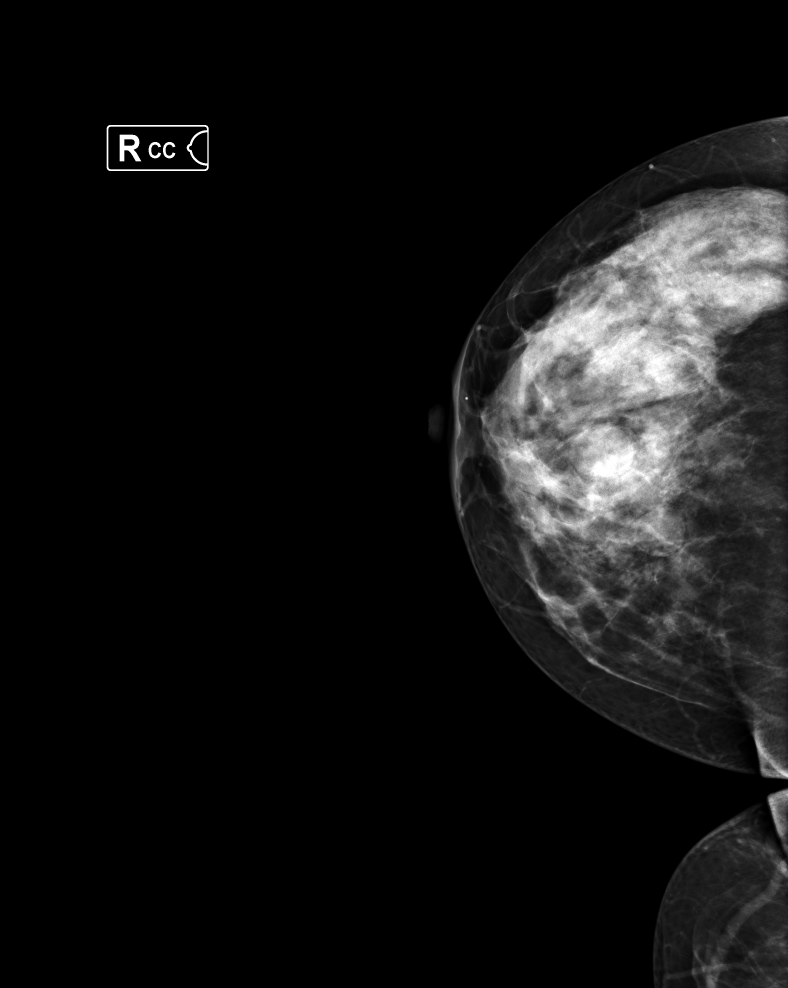
#> input picture Images/RCC.png, 2364 x 2964 px (shown at 1/3 size)
$ jupyter execute Tools.ipynb
#> lines starting #> are read from the running program, lines starting #| are printed output that depends on the picture; after the words box and inside, x2 and y2 are one past the last pixel; in counts of white or black regions, pixels touching at a corner belong together
#> further down, img is the input picture: shape (2964, 2364); min 0, max 255, mean 20.1
DELABEL / Remove white parts like MLO or CC signs
(beyaz kısımları kaldırır)

[cell 1]
import time
import cv2
import numpy as np

def delabel(pixels):
    bin_pixels = cv2.threshold(pixels, 10, 255, cv2.THRESH_BINARY)[1]
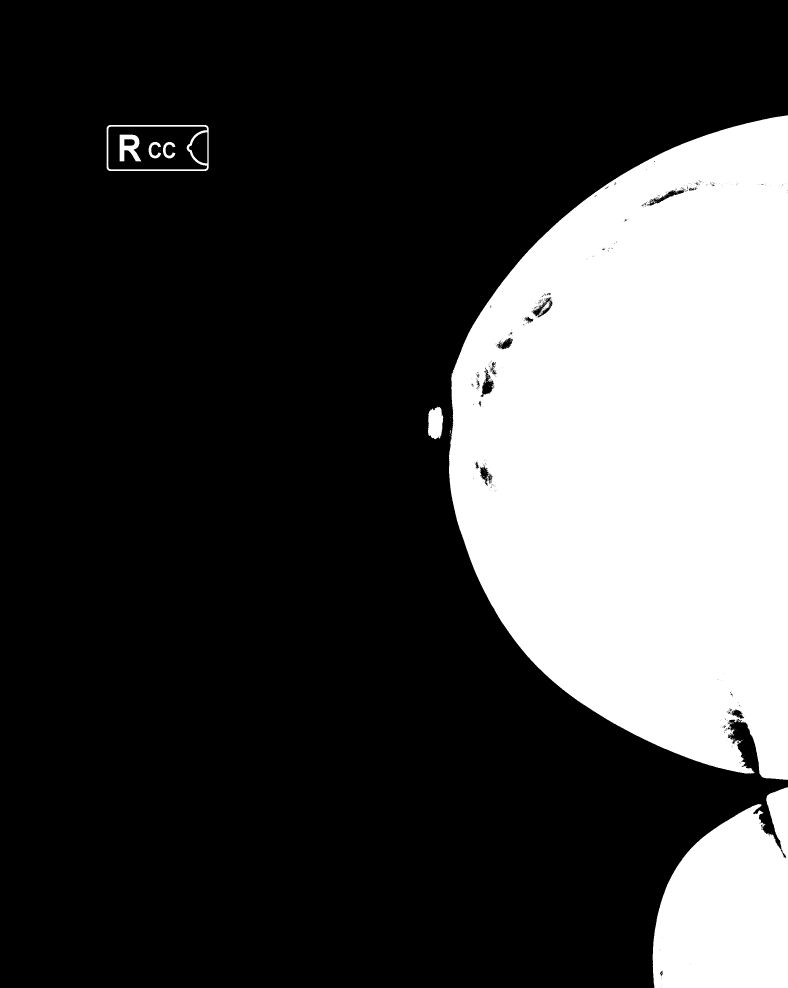
#> bin_pixels: shape (2964, 2364) (shown at 1/3 size); 24.6% white; 189 white regions (182 under 20 px)
    contours, _ = cv2.findContours(bin_pixels, cv2.RETR_EXTERNAL, cv2.CHAIN_APPROX_NONE)
#> contours = 53 contours, 49 with area under 20; largest, box (x1, y1, x2, y2) and area: (1347, 346, 2364, 2340) 1531083, (1958, 2362, 2364, 2964) 183408, (320, 375, 626, 513) 41689, (1284, 1220, 1330, 1318) 3404
    contour = max(contours, key=cv2.contourArea)
#> contour = contour of 5454 points, box (x1, y1, x2, y2) (1347, 346, 2364, 2340), area 1531083
    mask = np.zeros(pixels.shape, np.uint8)
    cv2.drawContours(mask, [contour], -1, 255, cv2.FILLED)
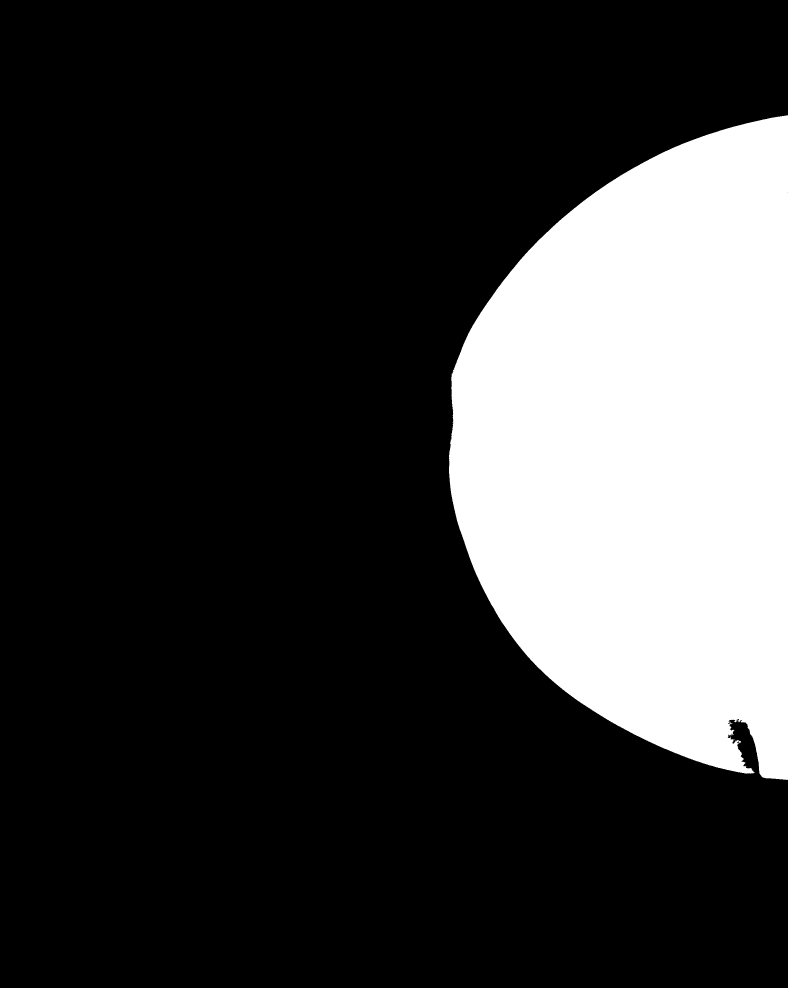
#> mask: shape (2964, 2364) (shown at 1/3 size); 21.9% white; 1 white region, box (x1, y1, x2, y2) and area: (1347, 346, 2364, 2340) 1533811
    out = cv2.bitwise_and(pixels,mask)
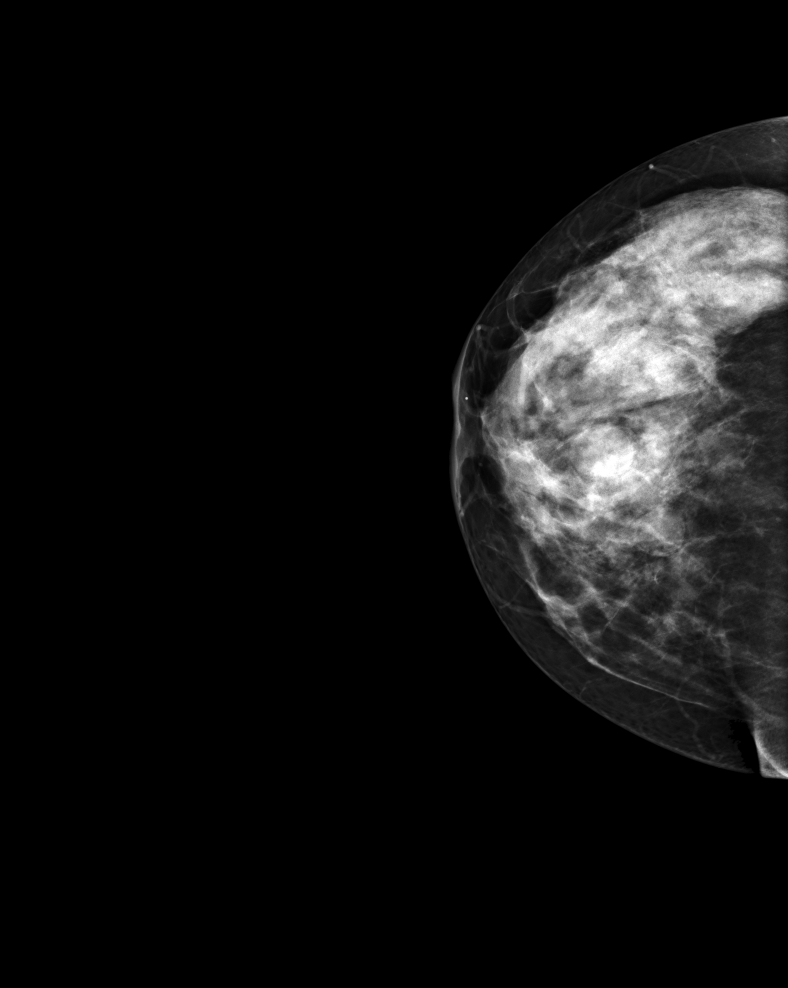
#> out: shape (2964, 2364) (shown at 1/3 size); min 0, max 255, mean 18.7

    return out

img = cv2.imread('Images/RCC.png',0)
cv2.imwrite('delabel.png',delabel(img))
#> Out = True

RESIZE THE IMAGE

[cell 2]
# [4 lines left out: function resize, not called in this run]

CLAHE

[cell 3]
import cv2
import numpy as np

#tile_grid_size=(8,8)):
def clahe(img, clip_limit=2.0, tile_grid_size=(8,8)):
    clahe = cv2.createCLAHE(clipLimit=clip_limit, tileGridSize=tile_grid_size)
    img_clahe = clahe.apply(img)
    return img_clahe

img = cv2.imread('Delabel.png',0)

cv2.imwrite('clahe.png',clahe(img))
#> Out = True

$ run again, with Images/Crop.png copied over Images/RCC.png
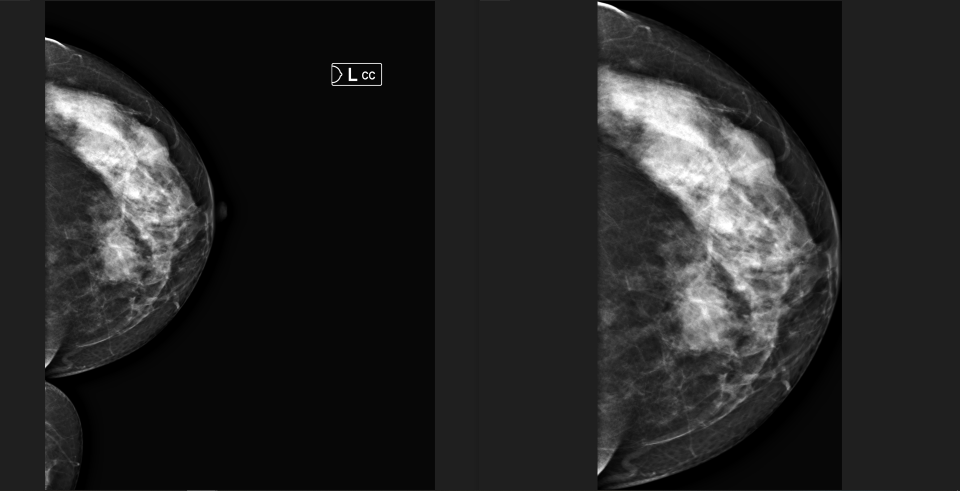
#> input picture Images/Crop.png, 1920 x 982 px (shown at 1/2 size)
#> in delabel, `bin_pixels = cv2.threshold(pixels, 10, 255, cv2.THRESH_BINARY)[1]`:
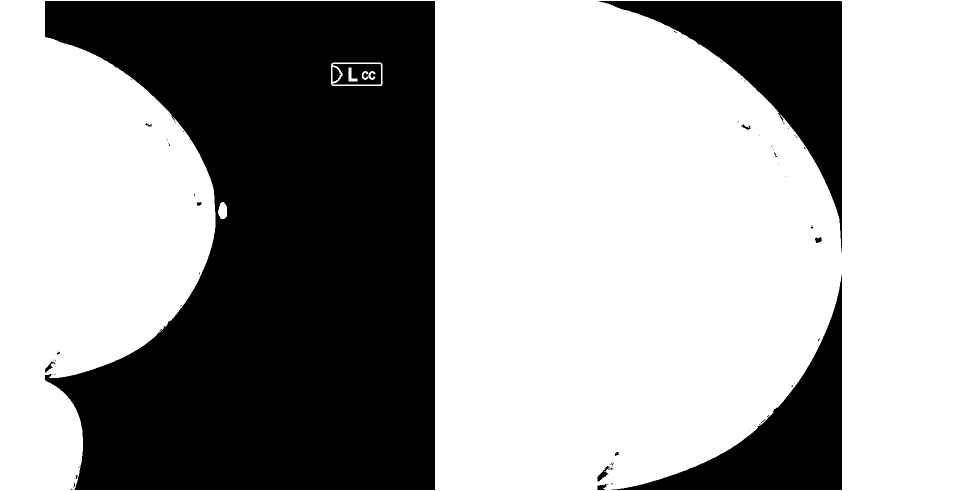
#> bin_pixels: shape (982, 1920) (shown at 1/2 size); 62.9% white; 74 black regions (58 under 20 px)
#> contours = 1 contour; box (x1, y1, x2, y2) and area: (0, 0, 1920, 982) 1882539
#> contour = contour of 5800 points, box (x1, y1, x2, y2) (0, 0, 1920, 982), area 1882539
#> mask: shape (982, 1920); every value is 255
#> `cv2.imwrite('delabel.png',delabel(img))`: Out = True

$ run again, with Images/LCC.png copied over Images/RCC.png
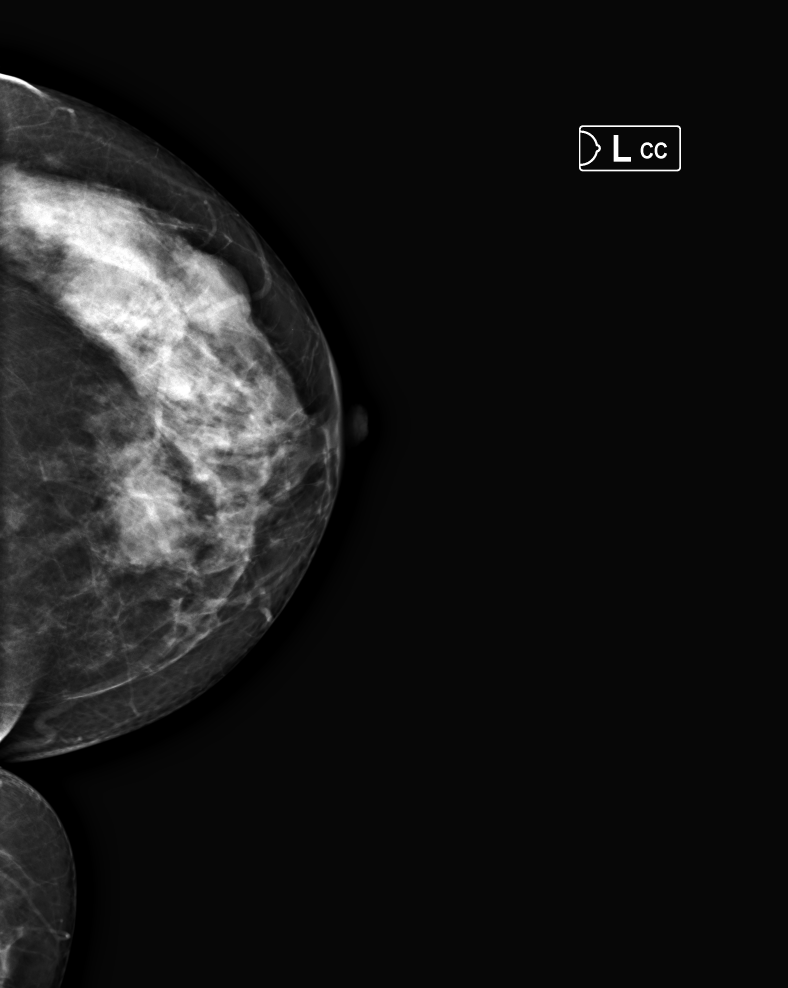
#> input picture Images/LCC.png, 2364 x 2964 px (shown at 1/3 size)
#> img is the input picture: shape (2964, 2364); min 0, max 255, mean 24.9
#> in delabel, `bin_pixels = cv2.threshold(pixels, 10, 255, cv2.THRESH_BINARY)[1]`:
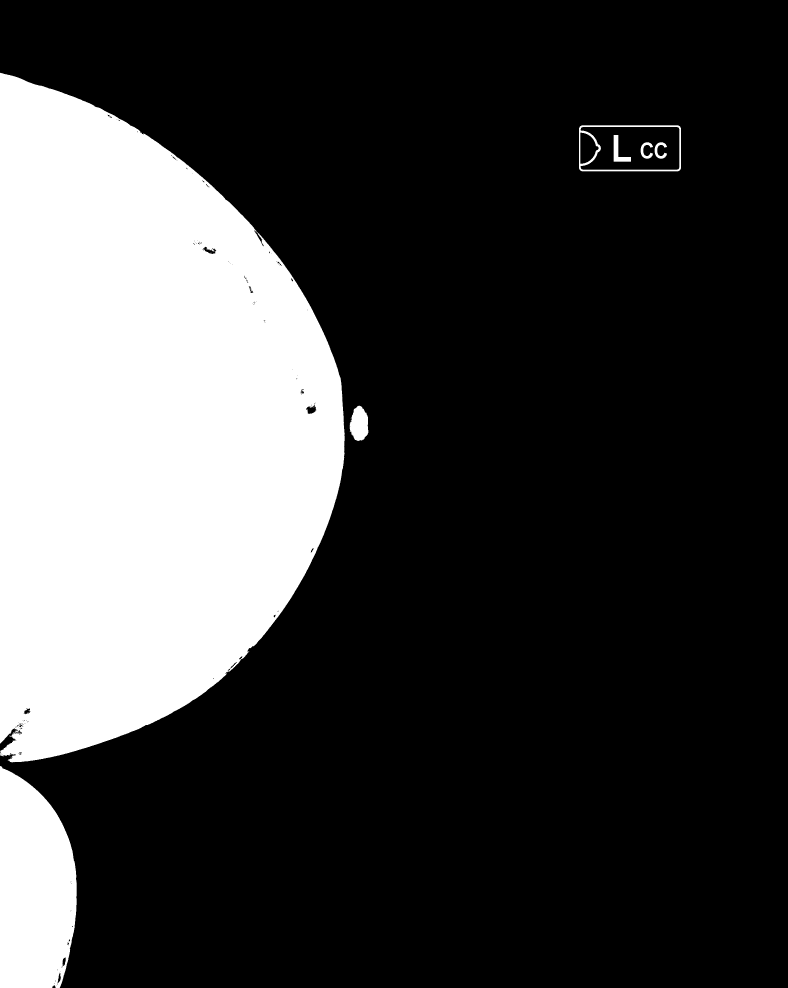
#> bin_pixels: shape (2964, 2364) (shown at 1/3 size); 24.5% white; 31 white regions (24 under 20 px)
#> contours = 14 contours, 10 with area under 20; largest, box (x1, y1, x2, y2) and area: (0, 218, 1034, 2287) 1578999, (0, 2298, 230, 2964) 124764, (1737, 376, 2043, 514) 41689, (1049, 1217, 1105, 1323) 4298
#> contour = contour of 5156 points, box (x1, y1, x2, y2) (0, 218, 1034, 2287), area 1578999
#> in delabel, `cv2.drawContours(mask, [contour], -1, 255, cv2.FILLED)`:
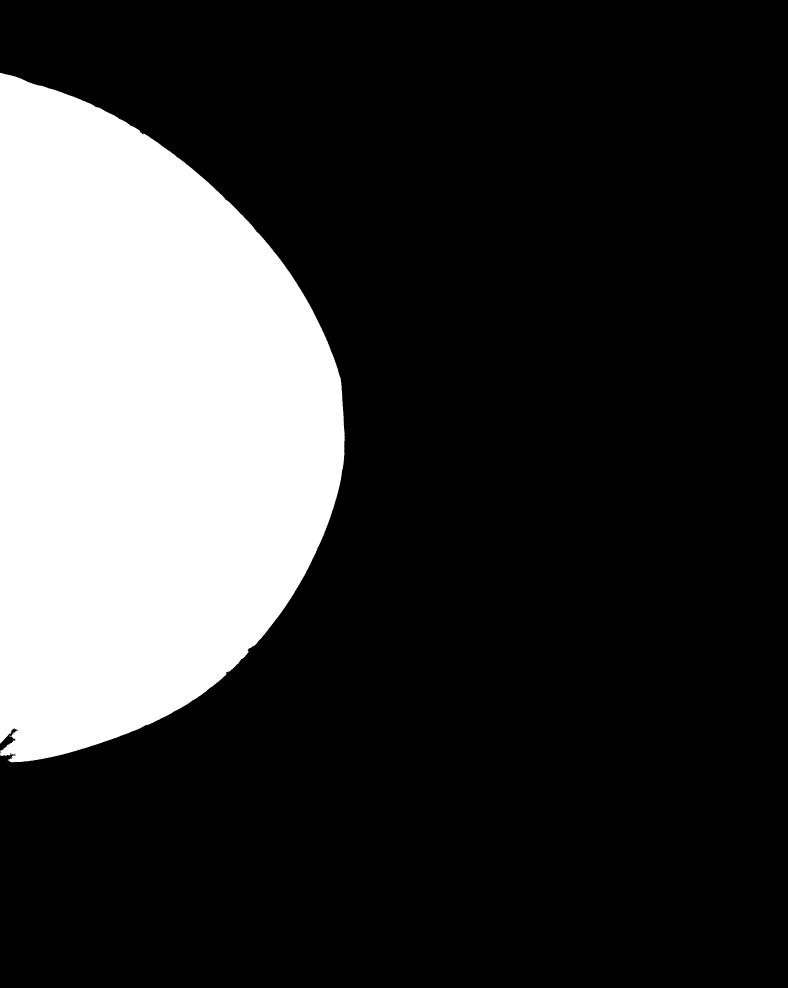
#> mask: shape (2964, 2364) (shown at 1/3 size); 22.6% white; 1 white region, box (x1, y1, x2, y2) and area: (0, 218, 1034, 2287) 1581578
#> `cv2.imwrite('delabel.png',delabel(img))`: Out = True

$ run again, with Images/LMLO.png copied over Images/RCC.png
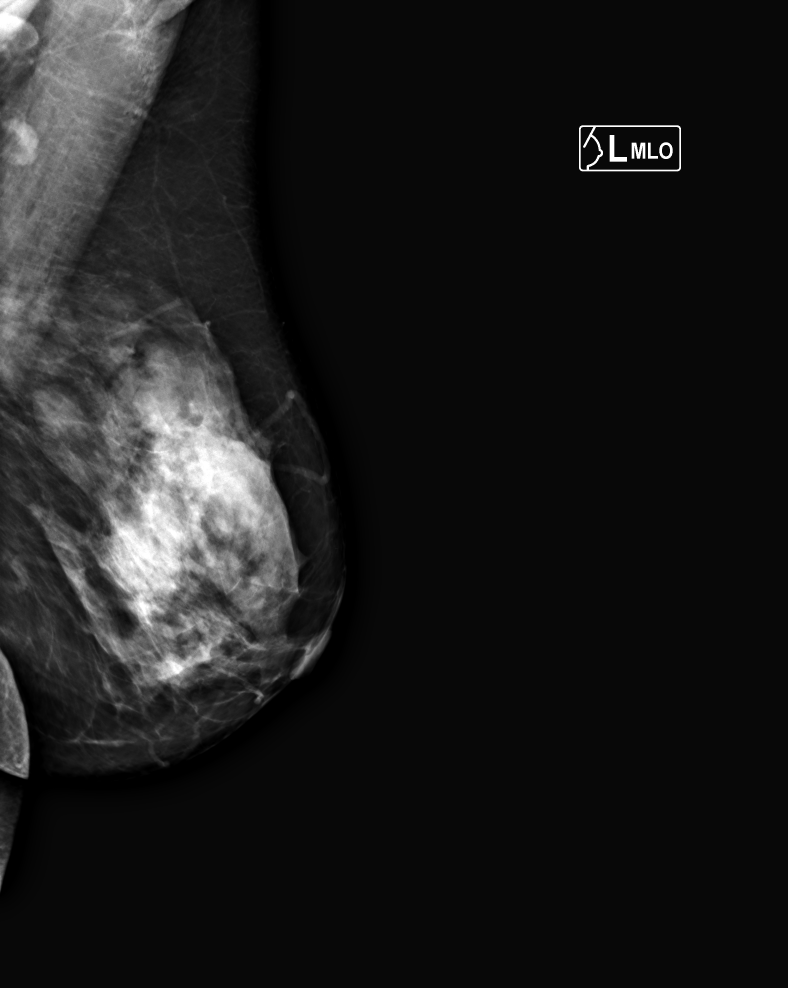
#> input picture Images/LMLO.png, 2364 x 2964 px (shown at 1/3 size)
#> img is the input picture: shape (2964, 2364); min 0, max 255, mean 27.4
#> in delabel, `bin_pixels = cv2.threshold(pixels, 10, 255, cv2.THRESH_BINARY)[1]`:
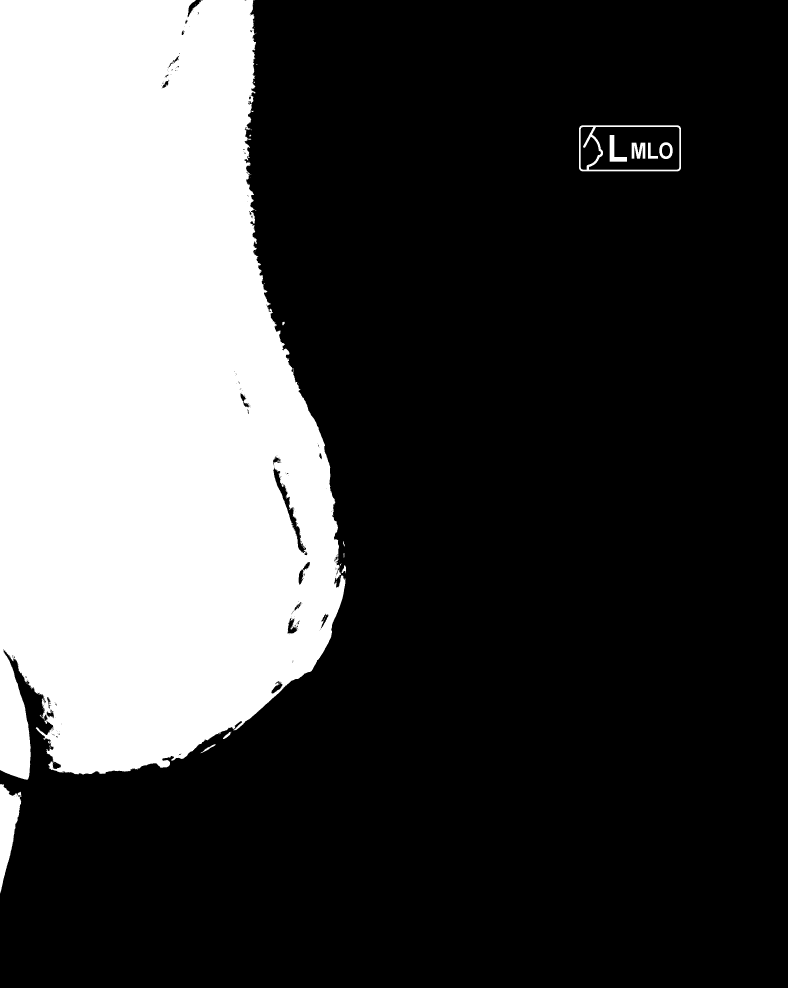
#> bin_pixels: shape (2964, 2364) (shown at 1/3 size); 27.9% white; 120 white regions (105 under 20 px)
#> contours = 75 contours, 67 with area under 20; largest, box (x1, y1, x2, y2) and area: (0, 0, 1037, 2339) 1937642, (1737, 376, 2043, 514) 41689, (0, 2352, 65, 2680) 10775, (602, 2232, 647, 2260) 166, (669, 2195, 695, 2217) 148, (1025, 1696, 1038, 1720) 127, (847, 965, 854, 976) 44, (1029, 1623, 1034, 1640) 20
#> contour = contour of 8475 points, box (x1, y1, x2, y2) (0, 0, 1037, 2339), area 1937642
#> in delabel, `cv2.drawContours(mask, [contour], -1, 255, cv2.FILLED)`:
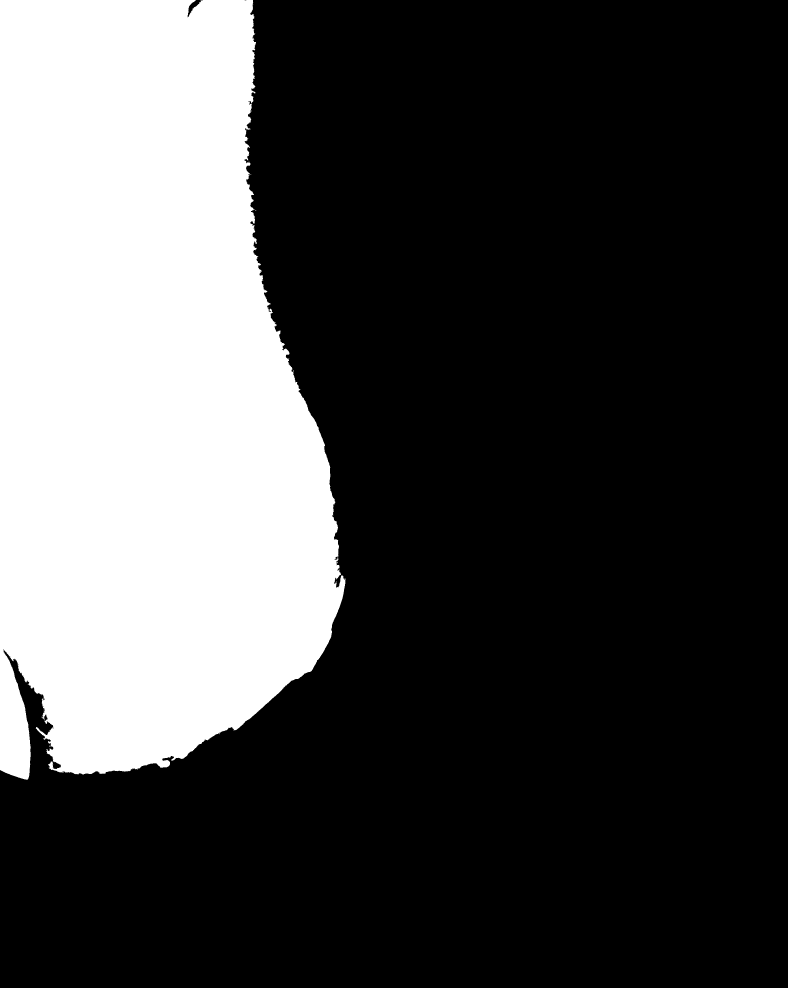
#> mask: shape (2964, 2364) (shown at 1/3 size); 27.7% white; 1 white region, box (x1, y1, x2, y2) and area: (0, 0, 1037, 2339) 1941881
#> `cv2.imwrite('delabel.png',delabel(img))`: Out = True
